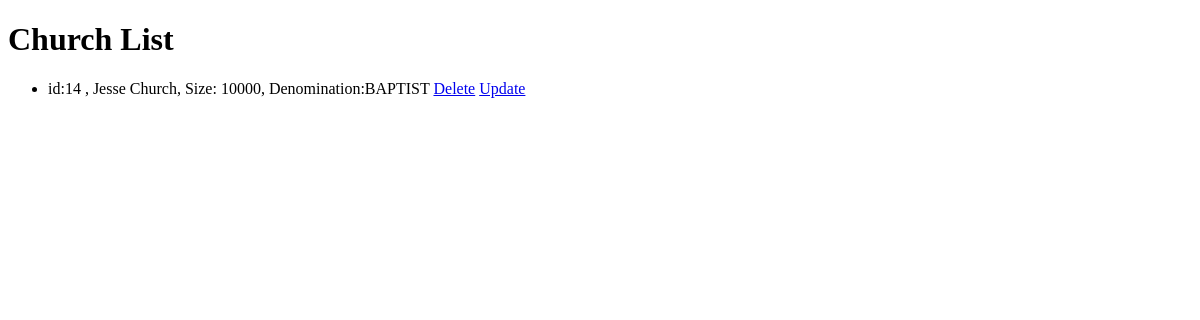
Page /churches/view_churches/ on the earlier database version.
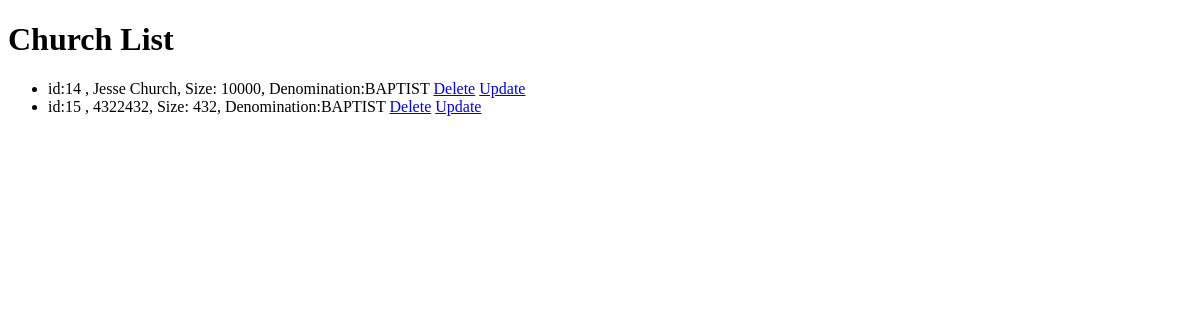
Same page on the later database version.
### churches/models.py (models this page shows, shortened)
class Church(models.Model):
    church_name_text = models.CharField(max_length=200)
    size_int = models.IntegerField(
        default=0,
        validators=[MinValueValidator(0)],  # Ensures the integer is non-negative
    )
    church_type_text = models.CharField(
        max_length=200,
        choices=CHURCH_TYPE_CHOICES,
        default="NON_DENOMINATIONAL",  # Ensure default is one of the choices
    )

### churches/views.py (the view)
# urls.py: path("view_churches/", views.view_churches, name="view_churches"),
def view_churches(request):
    view_churches = Church.objects.all().values()
    context = {"view_churches": view_churches}
    return render(request, "Churches/view_churches.html", context)

### churches/templates/Churches/view_churches.html (shortened to what this page needs)
<!DOCTYPE html>
<html lang="en">
<head>
</head>
<body>
    <h1>Church List</h1>
    <ul>
        {%if view_churches%}
        {% for church in view_churches %}
        <li>id:{{church.id}} , {{ church.church_name_text }}, Size: {{ church.size_int }},
            Denomination:{{church.church_type_text}}
            <a href="{% url 'delete_church' church.id %}">Delete</a>
            <a href="{% url 'update_church' church.id %}">Update</a>
        </li>
        {% endfor %}
        {% else %}
        <p>No churches available. Please add a new church.</p>
        {% endif %}
    </ul>
</body>
</html>

Differences in the rows shown:
added Church: id "15", church_name_text "4322432", size_int "432", church_type_text "BAPTIST"
